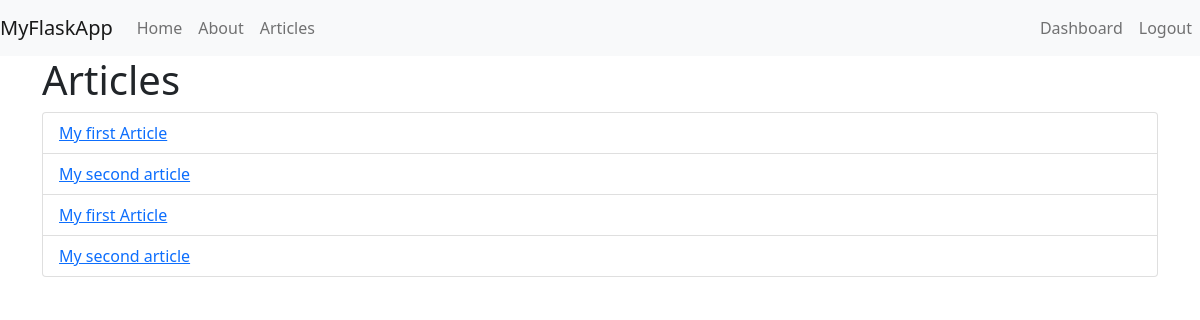
The page /articles (signed in) on the database its author committed.
### app.py (models this page shows, shortened)
class Articles(db.Model):
    __tablename__ = 'articles'
    id = db.Column(db.Integer, primary_key=True)
    title = db.Column(db.String(100))
    subtitle = db.Column(db.String(200))
    author = db.Column(db.String(200))
    body = db.Column(db.Text())
    create_date = db.Column(db.DateTime)

### app.py (the view)
@app.route('/articles')
def articles():
    result = Articles.query.all()
    if result != 0:
        return render_template('articles.html',articles=result)
    else:
        message= 'No articles found'
        return render_template('articles.html', msg=message)

### templates/articles.html
{% extends 'layout.html' %}
{% block body %}
 <h1>Articles</h1>
 <ul class='list-group'>
    {% for article in articles %}
    <li class='list-group-item'><a href="article/{{article.id}}"> {{article.title}}</a></li>
 {% endfor %}
</ul>
{% endblock %}

### rows shown on the page
Articles: title "My first Article"
Articles: title "My second article"
Articles: title "My first Article"
Articles: title "My second article"
